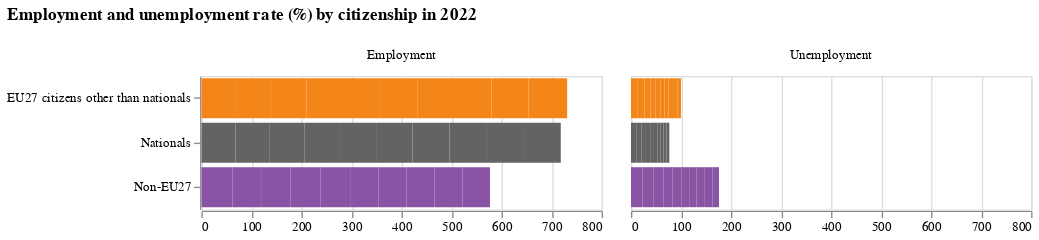

The cell this chart's notebook holds for it:
### Code cell
market_2022 = market[market['Year'] == '2022']

dom= ['Nationals ','EU27 citizens other than nationals', 'Non-EU27']
rng= ['#636363','#F48518','#8A54A5']

alt.Chart(market).mark_bar().encode(
    x= alt.X("Rate:Q", title=None),
    y=alt.Y('Citizenship',title=None),
    color=alt.Color('Citizenship', scale=alt.Scale(domain=dom, range=rng), legend=None),
    column=alt.Column('Type', title=None)
).properties(
     title={
      "text": ["Employment and unemployment rate (%) by citizenship in 2022"], 
      "subtitle": [""],
    },
    width=300,
    height=100
)

### Figure 1 — Vega-Lite specification as saved in the notebook (floating-point values rounded to 4 significant figures)
{"config": {"view": {"continuousWidth": 400, "continuousHeight": 300}}, "data": {"name": "data-c94d287536ed023048e157c9eda5ed79"}, "mark": "bar", "encoding": {"color": {"type": "nominal", "field": "Citizenship", "legend": null, "scale": {"domain": ["Nationals ", "EU27 citizens other than nationals", "Non-EU27"], "range": ["#636363", "#F48518", "#8A54A5"]}}, "column": {"type": "nominal", "field": "Type", "title": null}, "x": {"type": "quantitative", "field": "Rate", "title": null}, "y": {"type": "nominal", "field": "Citizenship", "title": null}}, "height": 100, "title": {"text": ["Employment and unemployment rate (%) by citizenship in 2022"], "subtitle": [""]}, "width": 300, "$schema": "https://vega.github.io/schema/vega-lite/v4.8.1.json", "datasets": {"data-c94d287536ed023048e157c9eda5ed79": [{"Citizenship": "Non-EU27", "Rate": 61.9, "Year": 2022, "Type": "Employment"}, {"Citizenship": "Non-EU27", "Rate": 59.0, "Year": 2021, "Type": "Employment"}, {"Citizenship": "Non-EU27", "Rate": 57.5, "Year": 2020, "Type": "Employment"}, {"Citizenship": "Non-EU27", "Rate": 60.0, "Year": 2019, "Type": "Employment"}, {"Citizenship": "Non-EU27", "Rate": 58.8, "Year": 2018, "Type": "Employment"}, {"Citizenship": "Non-EU27", "Rate": 57.0, "Year": 2017, "Type": "Employment"}, {"Citizenship": "Non-EU27", "Rate": 55.9, "Year": 2016, "Type": "Employment"}, {"Citizenship": "Non-EU27", "Rate": 56.0, "Year": 2015, "Type": "Employment"}, {"Citizenship": "Non-EU27", "Rate": 55.7, "Year": 2014, "Type": "Employment"}, {"Citizenship": "Non-EU27", "Rate": 23.2, "Year": 2013, "Type": "Unemployment"}, {"Citizenship": "Non-EU27", "Rate": 21.4, "Year": 2014, "Type": "Unemployment"}, {"Citizenship": "Non-EU27", "Rate": 20.0, "Year": 2015, "Type": "Unemployment"}, {"Citizenship": "Non-EU27", "Rate": 18.7, "Year": 2016, "Type": "Unemployment"}, {"Citizenship": "Non-EU27", "Rate": 17.2, "Year": 2017, "Type": "Unemployment"}, {"Citizenship": "Non-EU27", "Rate": 15.8, "Year": 2018, "Type": "Unemployment"}, {"Citizenship": "Non-EU27", "Rate": 14.6, "Year": 2019, "Type": "Unemployment"}, {"Citizenship": "Non-EU27", "Rate": 16.7, "Year": 2020, "Type": "Unemployment"}, {"Citizenship": "Non-EU27", "Rate": 15.5, "Year": 2021, "Type": "Unemployment"}, {"Citizenship": "Non-EU27", "Rate": 12.8, "Year": 2022, "Type": "Unemployment"}, {"Citizenship": "Non-EU27", "Rate": 55.0, "Year": 2013, "Type": "Employment"}, {"Citizenship": "Nationals ", "Rate": 10.5, "Year": 2013, "Type": "Unemployment"}, {"Citizenship": "Nationals ", "Rate": 10.1, "Year": 2014, "Type": "Unemployment"}, {"Citizenship": "Nationals ", "Rate": 9.3, "Year": 2015, "Type": "Unemployment"}, {"Citizenship": "Nationals ", "Rate": 8.5, "Year": 2016, "Type": "Unemployment"}, {"Citizenship": "Nationals ", "Rate": 7.5, "Year": 2017, "Type": "Unemployment"}, {"Citizenship": "Nationals ", "Rate": 6.6, "Year": 2018, "Type": "Unemployment"}, {"Citizenship": "Nationals ", "Rate": 6.1, "Year": 2019, "Type": "Unemployment"}, {"Citizenship": "Nationals ", "Rate": 6.3, "Year": 2020, "Type": "Unemployment"}, {"Citizenship": "Nationals ", "Rate": 6.3, "Year": 2021, "Type": "Unemployment"}, {"Citizenship": "Nationals ", "Rate": 5.5, "Year": 2022, "Type": "Unemployment"}, {"Citizenship": "Nationals ", "Rate": 68.0, "Year": 2013, "Type": "Employment"}, {"Citizenship": "Nationals ", "Rate": 68.7, "Year": 2014, "Type": "Employment"}, {"Citizenship": "Nationals ", "Rate": 69.6, "Year": 2015, "Type": "Employment"}, {"Citizenship": "Nationals ", "Rate": 70.8, "Year": 2016, "Type": "Employment"}, {"Citizenship": "Nationals ", "Rate": 72.0, "Year": 2017, "Type": "Employment"}, {"Citizenship": "Nationals ", "Rate": 73.0, "Year": 2018, "Type": "Employment"}, {"Citizenship": "Nationals ", "Rate": 73.8, "Year": 2019, "Type": "Employment"}, {"Citizenship": "Nationals ", "Rate": 73.1, "Year": 2020, "Type": "Employment"}, {"Citizenship": "Nationals ", "Rate": 73.9, "Year": 2021, "Type": "Employment"}, {"Citizenship": "Nationals ", "Rate": 75.4, "Year": 2022, "Type": "Employment"}, {"Citizenship": "EU27 citizens other than nationals", "Rate": 13.6, "Year": 2013, "Type": "Unemployment"}, {"Citizenship": "EU27 citizens other than nationals", "Rate": 13.3, "Year": 2014, "Type": "Unemployment"}, {"Citizenship": "EU27 citizens other than nationals", "Rate": 12.1, "Year": 2015, "Type": "Unemployment"}, {"Citizenship": "EU27 citizens other than nationals", "Rate": 10.4, "Year": 2016, "Type": "Unemployment"}, {"Citizenship": "EU27 citizens other than nationals", "Rate": 9.2, "Year": 2017, "Type": "Unemployment"}, {"Citizenship": "EU27 citizens other than nationals", "Rate": 8.4, "Year": 2018, "Type": "Unemployment"}, {"Citizenship": "EU27 citizens other than nationals", "Rate": 7.9, "Year": 2019, "Type": "Unemployment"}, {"Citizenship": "EU27 citizens other than nationals", "Rate": 9.2, "Year": 2020, "Type": "Unemployment"}, {"Citizenship": "EU27 citizens other than nationals", "Rate": 8.7, "Year": 2021, "Type": "Unemployment"}, {"Citizenship": "EU27 citizens other than nationals", "Rate": 7.1, "Year": 2022, "Type": "Unemployment"}, {"Citizenship": "EU27 citizens other than nationals", "Rate": 69.2, "Year": 2013, "Type": "Employment"}, {"Citizenship": "EU27 citizens other than nationals", "Rate": 70.0, "Year": 2014, "Type": "Employment"}, {"Citizenship": "EU27 citizens other than nationals", "Rate": 71.1, "Year": 2015, "Type": "Employment"}, {"Citizenship": "EU27 citizens other than nationals", "Rate": 72.7, "Year": 2016, "Type": "Employment"}, {"Citizenship": "EU27 citizens other than nationals", "Rate": 73.7, "Year": 2017, "Type": "Employment"}, {"Citizenship": "EU27 citizens other than nationals", "Rate": 74.7, "Year": 2018, "Type": "Employment"}, {"Citizenship": "EU27 citizens other than nationals", "Rate": 75.5, "Year": 2019, "Type": "Employment"}, {"Citizenship": "EU27 citizens other than nationals", "Rate": 72.8, "Year": 2020, "Type": "Employment"}, {"Citizenship": "EU27 citizens other than nationals", "Rate": 74.3, "Year": 2021, "Type": "Employment"}, {"Citizenship": "EU27 citizens other than nationals", "Rate": 77.1, "Year": 2022, "Type": "Employment"}]}}
